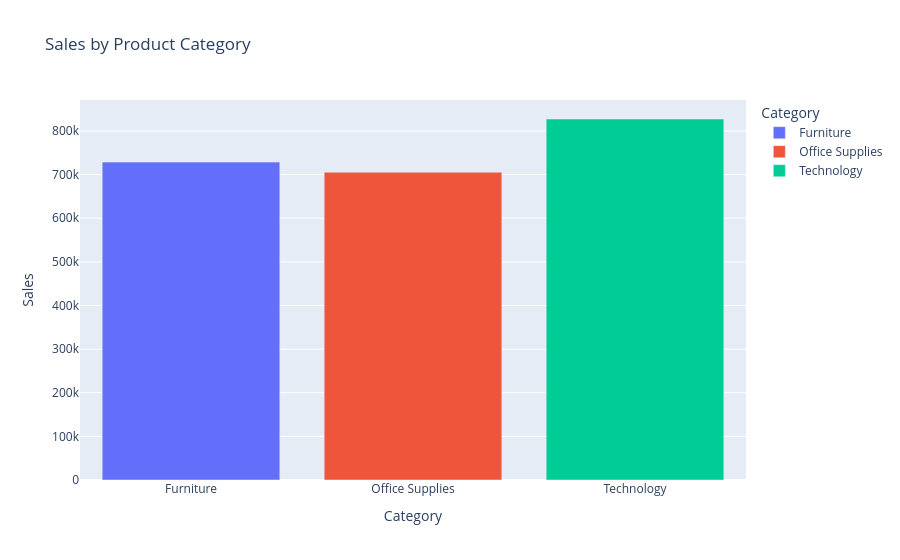

Notebook code for this chart:
### Code cell
# ==========================================================
# Category Sales Comparison
# ==========================================================

import plotly.express as px

category_sales = (
    df.groupby("Category")["Sales"]
      .sum()
      .reset_index()
)

fig = px.bar(
    category_sales,
    x="Category",
    y="Sales",
    color="Category",
    title="Sales by Product Category"
)

fig.show()

### Figure 1 — Plotly figure (JSON) as saved in the notebook; plotly's stock layout.template omitted (floating-point values rounded to 4 significant figures)
{"data": [{"alignmentgroup": "True", "hovertemplate": "Category=%{x}<br>Sales=%{y}<extra></extra>", "legendgroup": "Furniture", "marker": {"color": "#636efa", "pattern": {"shape": ""}}, "name": "Furniture", "offsetgroup": "Furniture", "orientation": "v", "showlegend": true, "textposition": "auto", "type": "bar", "x": ["Furniture"], "xaxis": "x", "y": [728700.0], "yaxis": "y"}, {"alignmentgroup": "True", "hovertemplate": "Category=%{x}<br>Sales=%{y}<extra></extra>", "legendgroup": "Office Supplies", "marker": {"color": "#EF553B", "pattern": {"shape": ""}}, "name": "Office Supplies", "offsetgroup": "Office Supplies", "orientation": "v", "showlegend": true, "textposition": "auto", "type": "bar", "x": ["Office Supplies"], "xaxis": "x", "y": [705400.0], "yaxis": "y"}, {"alignmentgroup": "True", "hovertemplate": "Category=%{x}<br>Sales=%{y}<extra></extra>", "legendgroup": "Technology", "marker": {"color": "#00cc96", "pattern": {"shape": ""}}, "name": "Technology", "offsetgroup": "Technology", "orientation": "v", "showlegend": true, "textposition": "auto", "type": "bar", "x": ["Technology"], "xaxis": "x", "y": [827500.0], "yaxis": "y"}], "layout": {"barmode": "relative", "legend": {"title": {"text": "Category"}, "tracegroupgap": 0}, "title": {"text": "Sales by Product Category"}, "xaxis": {"anchor": "y", "categoryarray": ["Furniture", "Office Supplies", "Technology"], "categoryorder": "array", "domain": [0, 1], "title": {"text": "Category"}}, "yaxis": {"anchor": "x", "domain": [0, 1], "title": {"text": "Sales"}}}}
